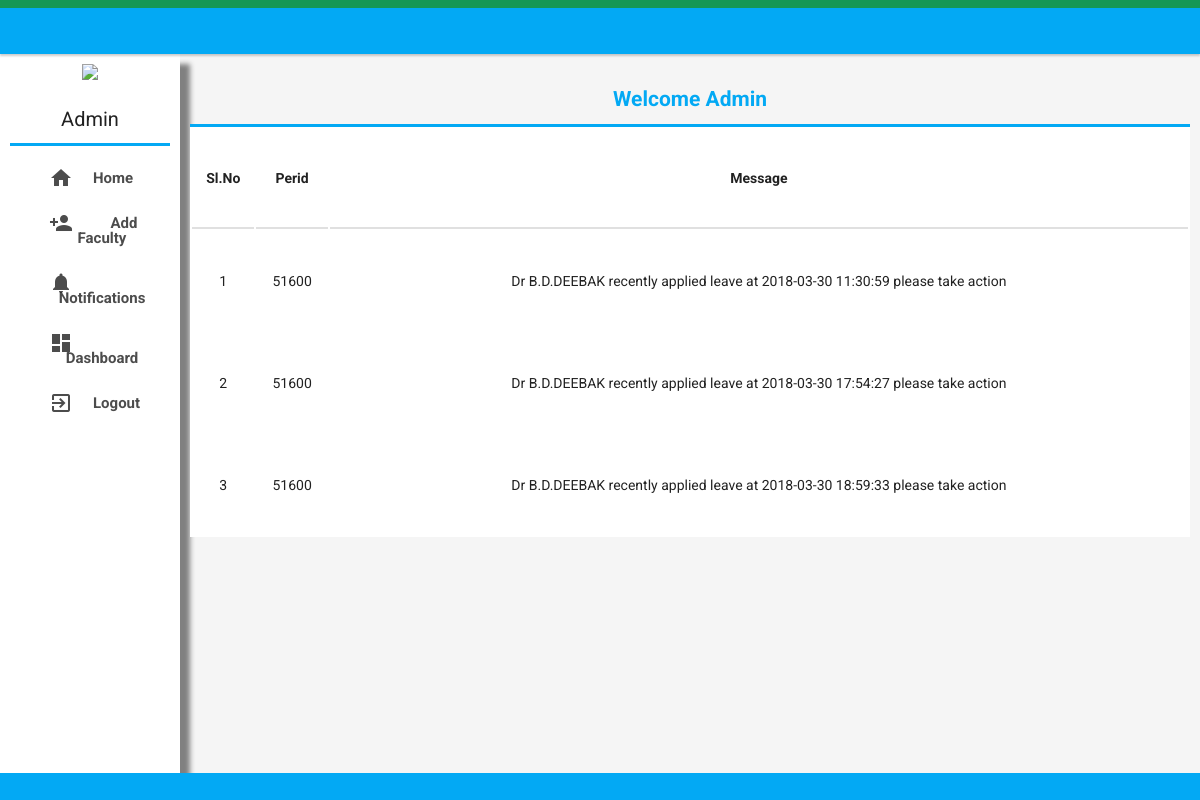
Screenshot of /admin_notify.php with the database file from the repository.
### tables this page shows
CREATE TABLE `leave_apply` (
  `slno` varchar(10) NOT NULL,
  `perid` varchar(10) NOT NULL,
  `name` text NOT NULL,
  `leavetype` text NOT NULL,
  `purpose` text NOT NULL,
  `dates` text NOT NULL,
  `timestamp` text NOT NULL,
  `status` text NOT NULL,
  `adj` text NOT NULL,
  `cnt` text NOT NULL,
  `lcnt` text NOT NULL
);

### src/admin_notify.php (the view, shortened to what this page needs)
<!DOCTYPE html>
<html>
<head>
    <link rel="stylesheet" href="https://cdnjs.cloudflare.com/ajax/libs/font-awesome/4.7.0/css/font-awesome.min.css">
    <link rel="stylesheet" href="styles1.css">
    <link rel="stylesheet" href="mui.min.css">
</head>
<body>
    <header>
  <div aria-busy="true" aria-label="Loading, please wait." role="progressbar"></div>
</header>
<main role="main">
    <?php
    include 'conn.php';
    $sql="SELECT * FROM leave_apply";
    $run=mysqli_query($conn,$sql);
    $count=mysqli_num_rows($run);
?>
    <div class="row1">
  <div class="column left" style="background-color:#ffffff;">
      <div class="mui-container">
      <img src="https://www.knowmuhammad.org/img/noavatarn.png" style="text-align:center;width:100px;">
      <h3>Admin</h3>
      </div>
      <div class="mui-divider"></div>
        <div class="mui-container">
            <div>
          <ul>
              <li class="item"><a class="wave-effect" href="admin_dashboard.php"><i class="material-icons">home</i>Home</a></li>
              <li class="item"><a class="wave-yeffect" href="add_faculty.php"><i class="material-icons">person_add</i>Add Faculty</a></li>
              <li class="item"><a class="wave-effect" href="admin_notify.php"><i class="material-icons">notifications</i>Notifications<sup style="font-size:20px;"></sup></a></li>
              <li class="item"><a class="wave-effect" href="show_all_list.php"><i class="material-icons">dashboard</i>Dashboard</a></li>
              <li class="item"><a class="wave-effect" href="admin_logout.php"><i class="material-icons">exit_to_app</i>Logout</a></li>
          </ul>
      </div>
      </div>
  </div>
  <div class="column right">
    <h2 style="text-align:center;color:#03a9f4 ">Welcome Admin</h2>
<div class="mui-divider"></div>
<table class="mui-table">
  <thead>
    <tr>
      <th>Sl.No</th>
      <th>Perid</th>
      <th>Message</th>
    </tr>
  </thead>
  <tbody>
     <?php
    include 'conn.php';
    $sql="SELECT * FROM leave_apply ";
    $run=mysqli_query($conn,$sql);
    $count=1;
    while($row=mysqli_fetch_array($run))
    {
        $perid=$row[1];
        $name=$row[2];
        $timestamp=$row[6];
        $slno=$count++;
      echo"<tr>";
      echo"<td>$slno</td>";
      echo"<td>$perid</td>";
      echo"<td>$name recently applied leave at $timestamp please take action</td>";
     echo"</tr>";
    }
    ?>
  </tbody>
</table>
        </div>
</div>
</main>
<footer></footer>
</body>
</html>

### src/styles1.css (style rules this page uses)
html { background-color: #f1f1f1; font-family: "Roboto"; }
body { background: #eceff1; }
a:link, a:visited { text-decoration: none; }

### src/admin_notify.php (style rules this page uses)
header { background-color:#03a9f4 !important; //background-color:#4db6ac !important; // background-color:#00BCD4 !important; }
header [role="progressbar"][aria-busy="true"] { position: absolute; top: 0; left: 0; padding-top: 8px; width: 100%; background-color: #159756; -webkit-animation: preloader-background linear 3.5s infinite; animation: preloader-background linear 3.5s infinite; }
header [role="progressbar"][aria-busy="true"]::before, header [role="progressbar"][aria-busy="true"]::after { display: block; position: absolute; top: 0; z-index: 2; width: 0; height: 8px; background: #afa; -webkit-animation: preloader-front linear 3.5s infinite; animation: preloader-front linear 3.5s infinite; content: ''; }
header [role="progressbar"][aria-busy="true"]::before { right: 50%; }
header [role="progressbar"][aria-busy="true"]::after { left: 50%; }
* { -webkit-box-sizing: border-box; box-sizing: border-box; }
html, body { margin: 0; padding: 0; height: 100%; font-family: "Roboto"; }
body { display: -webkit-box; display: -ms-flexbox; display: flex; -webkit-box-orient: vertical; -webkit-box-direction: normal; -ms-flex-direction: column; flex-direction: column; -webkit-box-align: center; -ms-flex-align: center; align-items: center; background-color: #f5f5f5; background-repeat: no-repeat; background-size: cover; }
header { position: relative; width: 100%; height: 60px; -webkit-box-shadow: 0 2px 2px rgba(0, 0, 0, 0.2); box-shadow: 0 2px 2px rgba(0, 0, 0, 0.2); background-color: #fff; }
main { width:100%; height:100%; display: -webkit-box; display: -ms-flexbox; display: flex; -webkit-box-orient: vertical; -webkit-box-direction: normal; -ms-flex-direction: column; flex-direction: column; -webkit-box-align: center; -ms-flex-align: center; align-items: center; -webkit-box-pack: center; -ms-flex-pack: center; justify-content: center; //padding: 20px; -webkit-box-flex: 1; -ms-flex-positive: 1; flex-grow: 1; text-align: center; }
footer { height: 30px; width: 100%; background: #03A9F4; }
table { background-color:#ffffff; }
tr { height:100px; }
a .material-icons { line-height: inherit; margin: 0 10px 0 0; width: auto; //font-size:36px; }
a i { vertical-align:middle; float:left; }
a { //font-size:20px; font-weight:bold; color: rgba(0,0,0,.7); }
.column { float: left; //box-shadow: 10px 10px 5px grey; padding: 10px; height:100%; // height: 300px; }
.left { width:15%; box-shadow: 10px 10px 5px grey; }
.right { width: 85%; }
.row1 { width:100%; height:100%; }
.row1:after { content: ""; display: table; clear: both; }
.item { list-style:none; float:left; }
ul li a { font-size: 15px; height: auto!important; color: rgba(0,0,0,.7); padding: 15px 0 15px 24px!important; line-height: 1em!important; text-decoration:none; display: block; font-weight:bold; }
ul { padding:0px; }
ul li a i { vertical-align: middle; //margin-right:20px; }
ul li a .material-icons { line-height: inherit; margin: 0 20px 0 0; width: auto; }
.wave-effect { position: relative; cursor: pointer; //display: inline-block; overflow: hidden; -webkit-user-select: none; -moz-user-select: none; -ms-user-select: none; user-select: none; -webkit-tap-highlight-color: transparent; vertical-align: middle; z-index: 1; will-change: opacity, transform; transition: all .3s ease-out; }

### rows the page displays
leave_apply: slno "1", perid "51600", name "Dr B.D.DEEBAK", timestamp "2018-03-30 11:30:59"
leave_apply: slno "2", perid "51600", name "Dr B.D.DEEBAK", timestamp "2018-03-30 17:54:27"
leave_apply: slno "3", perid "51600", name "Dr B.D.DEEBAK", timestamp "2018-03-30 18:59:33"
